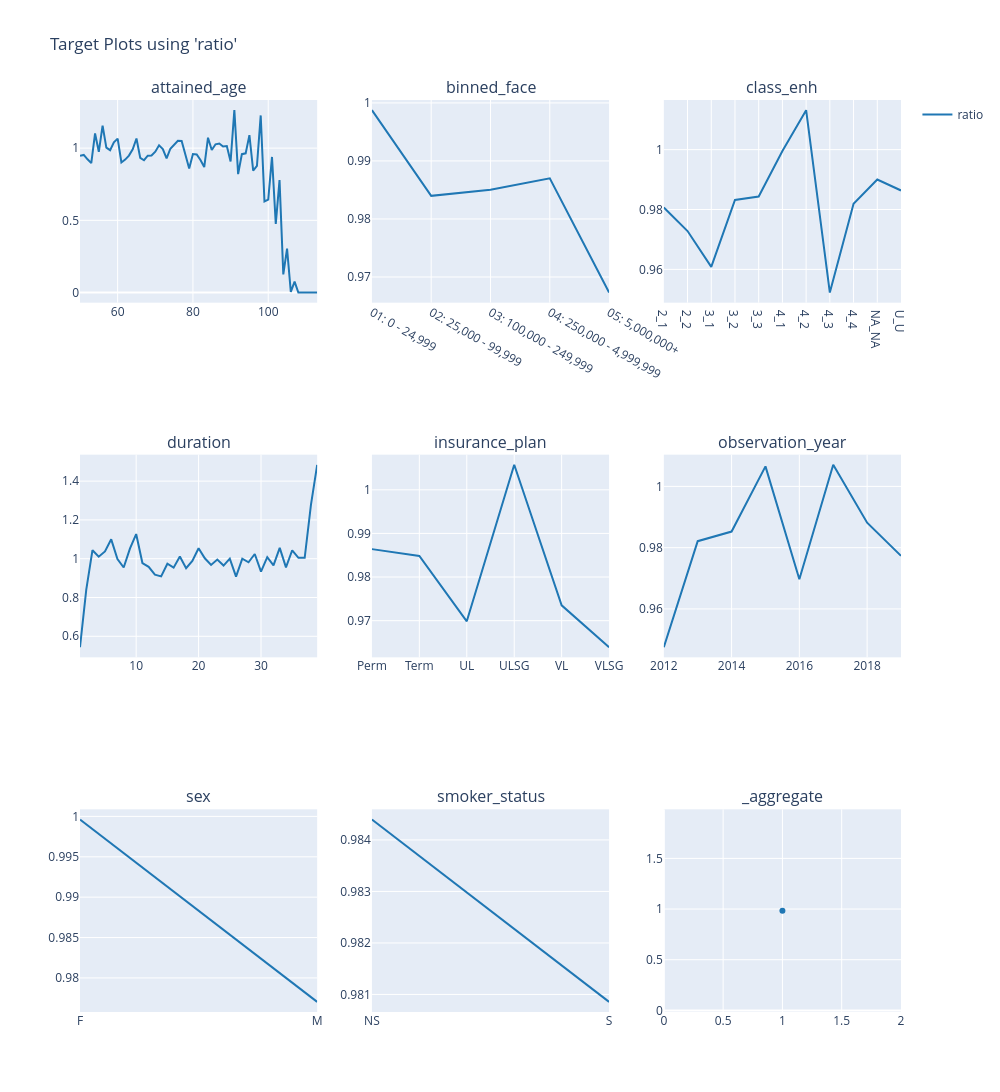

The cell this chart's notebook holds for it:
### Code cell
charters.target(
    df=model_data,
    target="ratio",
    cols=3,
    features=model_features,
    numerator=["death_claim_amount"],
    denominator=["exp_amt_neural"],
).show()

### Figure 1 — Plotly figure (JSON) as saved in the notebook; plotly's stock layout.template omitted (floating-point values rounded to 4 significant figures)
{"data": [{"line": {"color": "#1F77B4"}, "mode": "lines", "name": "ratio", "showlegend": true, "type": "scatter", "x": [50, 51, 52, 53, 54, 55, 56, 57, 58, 59, 60, 61, 62, 63, 64, 65, 66, 67, 68, 69, 70, 71, 72, 73, 74, 75, 76, 77, 78, 79, 80, 81, 82, 83, 84, 85, 86, 87, 88, 89, 90, 91, 92, 93, 94, 95, 96, 97, 98, 99, 100, 101, 102, 103, 104, 105, 106, 107, 108, 109, 110, 111, 112, 113], "xaxis": "x", "y": [0.9472, 0.953, 0.9226, 0.8959, 1.102, 0.9747, 1.156, 1.004, 0.9859, 1.04, 1.066, 0.9005, 0.9205, 0.9483, 0.9915, 1.067, 0.9322, 0.9162, 0.948, 0.9486, 0.9752, 1.02, 0.9937, 0.9296, 0.9962, 1.024, 1.051, 1.05, 0.9465, 0.8597, 0.9594, 0.9561, 0.9181, 0.8688, 1.072, 0.9867, 1.027, 1.032, 1.012, 1.014, 0.9075, 1.263, 0.8199, 0.9582, 0.964, 1.09, 0.8439, 0.8764, 1.226, 0.6311, 0.6439, 0.939, 0.4754, 0.7784, 0.1257, 0.3046, 0.004585, 0.07572, 0.0, 0.0, 0.0, 0.0, 0.0, 0.0], "yaxis": "y"}, {"line": {"color": "#1F77B4"}, "mode": "lines", "name": "ratio", "showlegend": false, "type": "scatter", "x": ["01: 0 - 24,999", "02: 25,000 - 99,999", "03: 100,000 - 249,999", "04: 250,000 - 4,999,999", "05: 5,000,000+"], "xaxis": "x2", "y": [0.9988, 0.984, 0.985, 0.987, 0.9673], "yaxis": "y2"}, {"line": {"color": "#1F77B4"}, "mode": "lines", "name": "ratio", "showlegend": false, "type": "scatter", "x": ["2_1", "2_2", "3_1", "3_2", "3_3", "4_1", "4_2", "4_3", "4_4", "NA_NA", "U_U"], "xaxis": "x3", "y": [0.9807, 0.9728, 0.9608, 0.9832, 0.9843, 0.9996, 1.013, 0.9523, 0.9819, 0.99, 0.9864], "yaxis": "y3"}, {"line": {"color": "#1F77B4"}, "mode": "lines", "name": "ratio", "showlegend": false, "type": "scatter", "x": [1, 2, 3, 4, 5, 6, 7, 8, 9, 10, 11, 12, 13, 14, 15, 16, 17, 18, 19, 20, 21, 22, 23, 24, 25, 26, 27, 28, 29, 30, 31, 32, 33, 34, 35, 36, 37, 38, 39], "xaxis": "x4", "y": [0.5438, 0.839, 1.044, 1.01, 1.038, 1.1, 0.9982, 0.9548, 1.052, 1.127, 0.9778, 0.9582, 0.9179, 0.9089, 0.9741, 0.9539, 1.011, 0.9514, 0.9888, 1.054, 1.002, 0.9681, 0.9959, 0.9646, 1.001, 0.9073, 1.0, 0.9816, 1.024, 0.9337, 1.008, 0.9653, 1.056, 0.9551, 1.044, 1.004, 1.004, 1.278, 1.484], "yaxis": "y4"}, {"line": {"color": "#1F77B4"}, "mode": "lines", "name": "ratio", "showlegend": false, "type": "scatter", "x": ["Perm", "Term", "UL", "ULSG", "VL", "VLSG"], "xaxis": "x5", "y": [0.9864, 0.9848, 0.9699, 1.006, 0.9735, 0.9639], "yaxis": "y5"}, {"line": {"color": "#1F77B4"}, "mode": "lines", "name": "ratio", "showlegend": false, "type": "scatter", "x": [2012, 2013, 2014, 2015, 2016, 2017, 2018, 2019], "xaxis": "x6", "y": [0.9475, 0.9821, 0.9853, 1.007, 0.9697, 1.007, 0.9881, 0.9773], "yaxis": "y6"}, {"line": {"color": "#1F77B4"}, "mode": "lines", "name": "ratio", "showlegend": false, "type": "scatter", "x": ["F", "M"], "xaxis": "x7", "y": [0.9996, 0.977], "yaxis": "y7"}, {"line": {"color": "#1F77B4"}, "mode": "lines", "name": "ratio", "showlegend": false, "type": "scatter", "x": ["NS", "S"], "xaxis": "x8", "y": [0.9844, 0.9809], "yaxis": "y8"}, {"line": {"color": "#1F77B4"}, "mode": "markers", "name": "ratio", "showlegend": false, "type": "scatter", "x": [1], "xaxis": "x9", "y": [0.984], "yaxis": "y9"}], "layout": {"annotations": [{"font": {"size": 16}, "showarrow": false, "text": "attained_age", "x": 0.1444, "xanchor": "center", "xref": "paper", "y": 1, "yanchor": "bottom", "yref": "paper"}, {"font": {"size": 16}, "showarrow": false, "text": "binned_face", "x": 0.5, "xanchor": "center", "xref": "paper", "y": 1, "yanchor": "bottom", "yref": "paper"}, {"font": {"size": 16}, "showarrow": false, "text": "class_enh", "x": 0.8556, "xanchor": "center", "xref": "paper", "y": 1, "yanchor": "bottom", "yref": "paper"}, {"font": {"size": 16}, "showarrow": false, "text": "duration", "x": 0.1444, "xanchor": "center", "xref": "paper", "y": 0.6111, "yanchor": "bottom", "yref": "paper"}, {"font": {"size": 16}, "showarrow": false, "text": "insurance_plan", "x": 0.5, "xanchor": "center", "xref": "paper", "y": 0.6111, "yanchor": "bottom", "yref": "paper"}, {"font": {"size": 16}, "showarrow": false, "text": "observation_year", "x": 0.8556, "xanchor": "center", "xref": "paper", "y": 0.6111, "yanchor": "bottom", "yref": "paper"}, {"font": {"size": 16}, "showarrow": false, "text": "sex", "x": 0.1444, "xanchor": "center", "xref": "paper", "y": 0.2222, "yanchor": "bottom", "yref": "paper"}, {"font": {"size": 16}, "showarrow": false, "text": "smoker_status", "x": 0.5, "xanchor": "center", "xref": "paper", "y": 0.2222, "yanchor": "bottom", "yref": "paper"}, {"font": {"size": 16}, "showarrow": false, "text": "_aggregate", "x": 0.8556, "xanchor": "center", "xref": "paper", "y": 0.2222, "yanchor": "bottom", "yref": "paper"}], "height": 1200, "legend": {"orientation": "v", "x": 1.02, "xanchor": "left", "y": 1, "yanchor": "top"}, "title": {"text": "Target Plots using 'ratio'"}, "width": 1000, "xaxis": {"anchor": "y", "domain": [0, 0.2889]}, "xaxis2": {"anchor": "y2", "domain": [0.3556, 0.6444]}, "xaxis3": {"anchor": "y3", "domain": [0.7111, 1]}, "xaxis4": {"anchor": "y4", "domain": [0, 0.2889]}, "xaxis5": {"anchor": "y5", "domain": [0.3556, 0.6444]}, "xaxis6": {"anchor": "y6", "domain": [0.7111, 1]}, "xaxis7": {"anchor": "y7", "domain": [0, 0.2889]}, "xaxis8": {"anchor": "y8", "domain": [0.3556, 0.6444]}, "xaxis9": {"anchor": "y9", "domain": [0.7111, 1]}, "yaxis": {"anchor": "x", "domain": [0.7778, 1]}, "yaxis2": {"anchor": "x2", "domain": [0.7778, 1]}, "yaxis3": {"anchor": "x3", "domain": [0.7778, 1]}, "yaxis4": {"anchor": "x4", "domain": [0.3889, 0.6111]}, "yaxis5": {"anchor": "x5", "domain": [0.3889, 0.6111]}, "yaxis6": {"anchor": "x6", "domain": [0.3889, 0.6111]}, "yaxis7": {"anchor": "x7", "domain": [0, 0.2222]}, "yaxis8": {"anchor": "x8", "domain": [0, 0.2222]}, "yaxis9": {"anchor": "x9", "domain": [0, 0.2222]}}}
